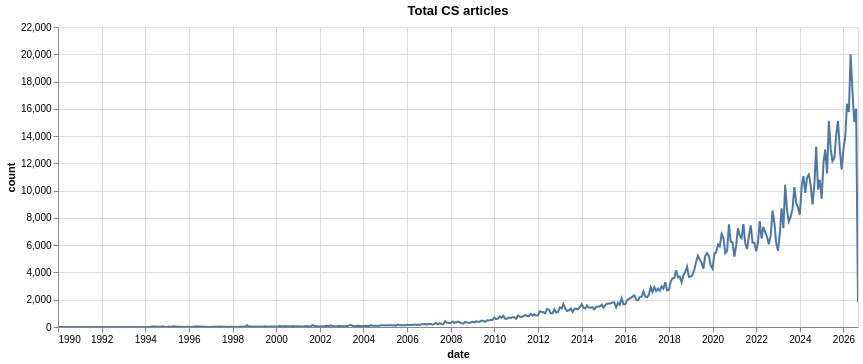

Notebook cell for this chart:
### Markdown cell above
Looks good, now plot it!

### Code cell
duckdb.sql(f"SELECT date_trunc('month', publication_date) AS date, COUNT(*) as count \
                    FROM 'arxiv-normalized-cs-{today}.parquet' GROUP BY ALL ORDER BY date").pl().plot.line(x='date', y='count').\
    properties(width=800, title="Total CS articles")

### Figure 1 — Vega-Lite specification as saved in the notebook (floating-point values rounded to 4 significant figures; data arrays with more than 128 entries replaced by an {"elided": "..."} marker saying what was removed)
{"config": {"view": {"continuousWidth": 300, "continuousHeight": 300}}, "data": {"name": "data-cd59893800fa206b3d45680e4189639f"}, "mark": {"type": "line", "tooltip": true}, "encoding": {"x": {"field": "date", "type": "temporal"}, "y": {"field": "count", "type": "quantitative"}}, "params": [{"name": "param_1e9efca18e7a2868", "select": {"type": "interval", "encodings": ["x", "y"]}, "bind": "scales"}], "title": "Total CS articles", "width": 800, "$schema": "https://vega.github.io/schema/vega-lite/v6.4.1.json", "datasets": {"data-cd59893800fa206b3d45680e4189639f": {"elided": "408 records"}}}
